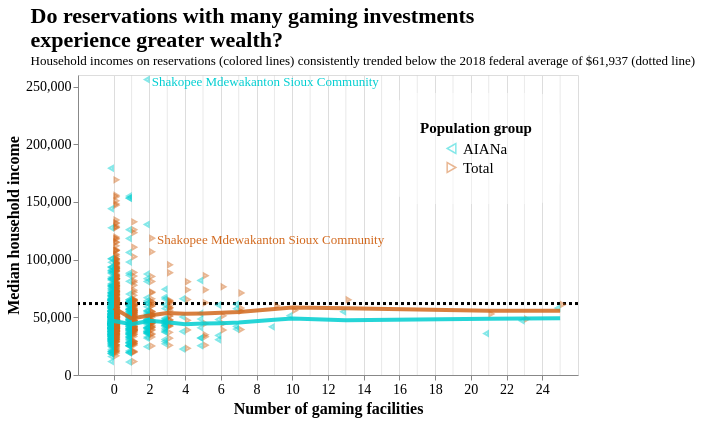

Notebook cell for this chart:
### Code cell
# AI: ChatGPT for finding likely sources of graphical artifacts in messy data
# "why is loess zig-zag after altair .transform_loess()"
manual_xticks = list(range(0,1+data_res_income_pop_long['num_res_facilities'].max().astype(int)))
manual_xticks_minor = manual_xticks[1::2]
# shared_color = alt.Color('hinc_type:N', title='Population group').scale(pop_color_scale)
shared_color = alt.Color('hinc_type:N', title='Population group').scale(range=pop_colors)
# Oh! Specifically entering the color/pop domain makes Altair think it is a
## different domain from the one shape uses! They are the same

grid_layer = (
    alt.Chart(pd.DataFrame({'x': manual_xticks_minor}))
    .mark_rule(color='lightgray', size=0.5)
    .encode(x='x:Q')
)

scatter_income_pop = (
    alt.Chart(data_res_income_pop_long)
    .transform_calculate(
        num_res_facilities_jitter='datum.num_res_facilities + datum.jitter'
    )
    .mark_point(filled=False, size=20, strokeWidth=2, opacity=0.48)
    .encode(
        x=alt.X('num_res_facilities_jitter:Q').title(
            'Number of gaming facilities'
            ).axis(
                values=manual_xticks,
            ).scale(
                padding=0
        ),
        # xOffset=alt.XOffset('jitter:Q'),
        y=alt.Y('hinc_value').title('Median household income'),
        color=shared_color,
        shape=alt.Shape('hinc_type:N', title='Population group').scale(
            # domain=['AIANa', 'Total'],
            range=['triangle-left', 'triangle-right']
            ),
        order=alt.Order('hinc_type:N', sort='descending')
    )
)

loess_opacity = 0.85
loess_income_pop = (
    alt.Chart(data_res_income_pop_long)
    .transform_loess(
        'num_res_facilities', 'hinc_value', groupby=['hinc_type']
    )
    .mark_line(filled=False, size=4, opacity=loess_opacity)
    .encode(
        x=alt.X('num_res_facilities:Q'),
        y=alt.Y('hinc_value'),
        color=shared_color.legend(None),
    )
)

# Federal median household income in 2018
datum_income_pop = alt.Chart().mark_rule(color='black', strokeDash=[3,3], strokeWidth=3).encode(
    y=alt.datum(61937)
)

# Annotate the wealthiest nation
annotations = alt.Chart(data_res_income_pop_long).transform_calculate(
        num_res_facilities_jitter='datum.num_res_facilities + datum.jitter'
    ).mark_text(
    align='left',
    baseline='middle',
    dx=5,
    dy=2,
    fontSize=13,
    # fontWeight='bold',
).encode(
    x='num_res_facilities_jitter:Q',
    y='hinc_value',
    text='geoname_abbrev',
    color=shared_color.legend(None),
).transform_filter(
    alt.FieldOneOfPredicate(field='geoname_abbrev', oneOf=['Shakopee Mdewakanton Sioux Community'])
)


chart_income_pop = grid_layer + datum_income_pop + scatter_income_pop + loess_income_pop + annotations


chart_income_pop.properties(
    height=300,
    width=500,
    title=alt.Title(['Do reservations with many gaming investments', 'experience greater wealth?'],
                    anchor='start',
                    subtitle='Household incomes on reservations (colored lines) consistently trended below the 2018 federal average of $61,937 (dotted line)',
                    subtitleFontSize=13,
                    # align='center',
                    fontSize=22,
                    dx=25
                    )
).configure(
    font='Agency FB',
).configure_axis(
    labelFontSize=14,
    titleFontSize=16,
).configure_legend(
    titleFontSize=15,
    labelFontSize=15,
    titleAnchor='middle',
    titleAlign='center',
    orient='top-right',
    fillColor='rgba(255, 255, 255, 0.50)', 
    cornerRadius=25,
    padding=28
).resolve_scale(
    xOffset='independent',
    color='independent',
    shape='independent'
)#.save('./graphics/scatter_income_vs_facilitycount.svg')

### Figure 1 — Vega-Lite specification as saved in the notebook (floating-point values rounded to 4 significant figures; data arrays with more than 128 entries replaced by an {"elided": "..."} marker saying what was removed)
{"config": {"view": {"continuousWidth": 300, "continuousHeight": 300}, "axis": {"labelFontSize": 14, "titleFontSize": 16}, "font": "Agency FB", "legend": {"cornerRadius": 25, "fillColor": "rgba(255, 255, 255, 0.50)", "labelFontSize": 15, "orient": "top-right", "padding": 28, "titleAlign": "center", "titleAnchor": "middle", "titleFontSize": 15}}, "layer": [{"data": {"name": "data-da69a7b3716b1a1f5217fb8da31b9d15"}, "mark": {"type": "rule", "color": "lightgray", "size": 0.5}, "encoding": {"x": {"field": "x", "type": "quantitative"}}}, {"data": {"name": "empty"}, "mark": {"type": "rule", "color": "black", "strokeDash": [3, 3], "strokeWidth": 3}, "encoding": {"y": {"datum": 61937}}}, {"data": {"name": "data-10f1c2898420908ba85eeacf669f2578"}, "mark": {"type": "point", "filled": false, "opacity": 0.48, "size": 20, "strokeWidth": 2}, "encoding": {"color": {"field": "hinc_type", "scale": {"range": ["darkturquoise", "chocolate"]}, "title": "Population group", "type": "nominal"}, "order": {"field": "hinc_type", "sort": "descending", "type": "nominal"}, "shape": {"field": "hinc_type", "scale": {"range": ["triangle-left", "triangle-right"]}, "title": "Population group", "type": "nominal"}, "x": {"axis": {"values": [0, 1, 2, 3, 4, 5, 6, 7, 8, 9, 10, 11, 12, 13, 14, 15, 16, 17, 18, 19, 20, 21, 22, 23, 24, 25]}, "field": "num_res_facilities_jitter", "scale": {"padding": 0}, "title": "Number of gaming facilities", "type": "quantitative"}, "y": {"field": "hinc_value", "title": "Median household income", "type": "quantitative"}}, "transform": [{"calculate": "datum.num_res_facilities + datum.jitter", "as": "num_res_facilities_jitter"}]}, {"data": {"name": "data-10f1c2898420908ba85eeacf669f2578"}, "mark": {"type": "line", "filled": false, "opacity": 0.85, "size": 4}, "encoding": {"color": {"field": "hinc_type", "legend": null, "scale": {"range": ["darkturquoise", "chocolate"]}, "title": "Population group", "type": "nominal"}, "x": {"field": "num_res_facilities", "type": "quantitative"}, "y": {"field": "hinc_value", "type": "quantitative"}}, "transform": [{"loess": "hinc_value", "on": "num_res_facilities", "groupby": ["hinc_type"]}]}, {"data": {"name": "data-10f1c2898420908ba85eeacf669f2578"}, "mark": {"type": "text", "align": "left", "baseline": "middle", "dx": 5, "dy": 2, "fontSize": 13}, "encoding": {"color": {"field": "hinc_type", "legend": null, "scale": {"range": ["darkturquoise", "chocolate"]}, "title": "Population group", "type": "nominal"}, "text": {"field": "geoname_abbrev", "type": "nominal"}, "x": {"field": "num_res_facilities_jitter", "type": "quantitative"}, "y": {"field": "hinc_value", "type": "quantitative"}}, "transform": [{"calculate": "datum.num_res_facilities + datum.jitter", "as": "num_res_facilities_jitter"}, {"filter": {"field": "geoname_abbrev", "oneOf": ["Shakopee Mdewakanton Sioux Community"]}}]}], "height": 300, "resolve": {"scale": {"color": "independent", "shape": "independent", "xOffset": "independent"}}, "title": {"text": ["Do reservations with many gaming investments", "experience greater wealth?"], "anchor": "start", "dx": 25, "fontSize": 22, "subtitle": "Household incomes on reservations (colored lines) consistently trended below the 2018 federal average of $61,937 (dotted line)", "subtitleFontSize": 13}, "width": 500, "$schema": "https://vega.github.io/schema/vega-lite/v5.20.1.json", "datasets": {"data-da69a7b3716b1a1f5217fb8da31b9d15": [{"x": 1}, {"x": 3}, {"x": 5}, {"x": 7}, {"x": 9}, {"x": 11}, {"x": 13}, {"x": 15}, {"x": 17}, {"x": 19}, {"x": 21}, {"x": 23}, {"x": 25}], "empty": [{}], "data-10f1c2898420908ba85eeacf669f2578": {"elided": "1492 records"}}}
